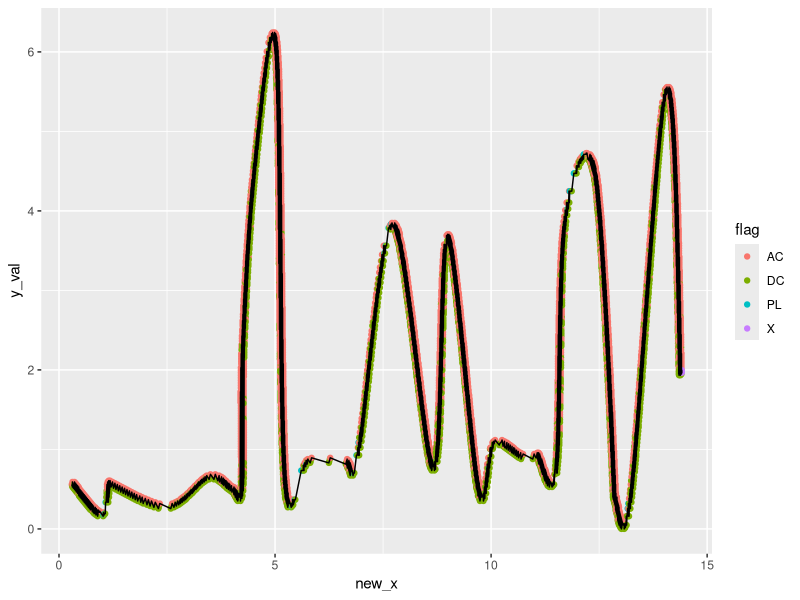

Write R code to recreate this figure. (Note: this script raises an error after producing the figure.)
################################################################################
# Author:  EmmaLi Tsai 
# Date:    11/9/2020
################################################################################
# 
# This document compiles the code I've been working on to recover the 1970s - 
# 1980s dive traces. I've been using a sample dive trace that I made and 
# transformed into x/y values using ImageJ.
# 
# This R file is broken up into four topics: 
#
#   Topic 1: Transforming & Decomposing Dive Trace
#            Date: 11/9/2020
#            Line: 22
#   Topic 2: Investigating issues w/ time keeping dots & speed
#            Date: 12/2/2020
#            Line: 257
#   Topic 3: Transforming x-axis into time 
#            Date: 12/10/2020
#            Line: 396
#   Topic 4: Testing out the arc equation
#            Date: 12/8/2020
#            Line: 450
#
################################################################################
# Author:  EmmaLi Tsai 
# Date:    11/9/2020
# Topic 1: Transforming & decomposing dive trace 
################################################################################

# Loading Libraries 
library(ggplot2)
library(dplyr)

# Loading in the data
trace <- read.csv("manual_trace.csv", header = TRUE, 
                  stringsAsFactors = FALSE)

# Moving all x-values over based on y-value to straighten the data 
# THIS IS NOT FULLY TRANSFORMED -- JUST MAKES IT EASIER TO CODE 
trace$new_x <- trace$x_val + trace$y_val*0.5

###############################################################################
# Flag Function 
#   Author: EmmaLi Tsai 
#   Date: 11/08/2020
#   
#   This is a function that creates a "flagging" variable that identifies the 
#   different portions of a dive. "AC" represents an ascent, "DC" represents the 
#   descent portions of a dive, "X" is a small variable that I produced to 
#   mark the end of the trace, "MD" identifies the max depth of a dive, "SP"
#   portrays no change in depth (possibly a plane or the seal is resting at the 
#   surface). 
# 
#   SMALL BUG -- switching between plane and max depth is sometimes off (11/9)
#       - resolved in catch_sd function below (11/9)
#
#   Input: 
#       -   df : a dataframe that contains x/y values of a dive trace 
#
#   Output: 
#       - flag : a vector of characters that identifies whether each point is 
#                part of an ascent (AC), descent (DC), plane (SP).  
################################################################################

flag <- function(df) {
  # Creating a vector with repeating "NA"- I did this so I could easily find 
  # errors in the function 
  flag <- rep("NA", nrow(df))
  
  # making sure the data frame is in correct order, or else this function won't 
  # run properly 
  df <- df[order(df$new_x),]
  
  # Stepping through each row in the data frame
  for (i in 1:nrow(df)) {
    # If the index is at the end of the data frame, mark this with an X
    if (i == (nrow(df) - 1)) {
      flag[i:nrow(df)] = "X"
      # break the loop-- I needed this so I can look at values beyond a
      # specific point
      break()
    }
    # Identifying a descent by calculating the slope 
    if (((df$y_val[i + 1] - df$y_val[i]) / (df$new_x[i + 1] - df$x_val[i])) > 0) {
      flag[i] = "DC"
    }
    # Identifying an ascent by calculating the slope 
    if (((df$y_val[i + 1] - df$y_val[i]) / (df$new_x[i + 1] - df$x_val[i])) < 0) {
      flag[i] = "AC"
    }
    # Identifying a plane-- meant to use this to find local max depths, but will 
    # have to find a different approach 
    if (((df$y_val[i + 1] - df$y_val[i]) / (df$new_x[i + 1] - df$x_val[i])) == 0) {
      flag[i] = "PL"
    }
  }
  return(flag)
}

# Organizing the data 
trace <- trace[order(trace$new_x),]
# calling the flag function to add new column, "flag"
trace$flag <- flag(trace)
# plotting the result 

ggplot(trace, aes(x=new_x, y = y_val)) + 
  geom_point(aes(color = flag)) + geom_line()
# From this plot, it is evident that we need to filter the data set a bit more. 

###############################################################################
# filter_trace function
#   Author: EmmaLi Tsai 
#   Date: 12/07/2020
#   
#   This function reduces the trace data frame and filters every 3rd data point 
#   based on the number of iterations the user defines. It is set to 3, since 
#   this was optimal for the specific trace I'm working with right now. This 
#   function was necessary to construct because ImageJ line detection picked up
#   both sides of a single line, which caused an extreme number of overlapping 
#   points. 
# 
#
#   Input: 
#       -   df          : a data frame that contains x/y values of a dive trace 
#       -   num_filter  : number of times user wants to filter the data set 
#
#   Output: 
#       -   filter_trace: filtered data frame  
################################################################################

filter_trace <- function(df, num_filter = 3){
  # keeping all distinct x_values
  filter_trace <- distinct(df, new_x, .keep_all = TRUE)
  # removing every 3rd data point, this process is repeated by 
  # the number of times the user defines. I kept it at 
  # 3 for this specific trace, since 105 obs was simple enough for
  # this data set. Will likely have to change this based on each trace. 
  for (i in 1:num_filter){
    filter_trace <- filter_trace[seq(1, nrow(filter_trace), by = 3),]
  }
  return(filter_trace)
}

# Let's see if it works
red_trace <- filter_trace(trace)

# calling the flag function on the reduced trace
# CAUTION: running this again will change the plot because you'd be overwriting 
# previous flag variables.
red_trace$flag <- flag(red_trace)

################################################################################
# add_type Function 
#   Author: EmmaLi Tsai 
#   Date: 11/08/2020
#   
#   This is a function looks at the previous variables produced by flag() and 
#   adds two new dive parameters: max depth, and start/end points of a dive. 
# 
#
#   Input: 
#       -   df : a dataframe that contains x/y values of a dive trace 
#
#   Output: 
#       -   df : with modified flag column with max depth (MD), and start/end 
#                points of a dive "S.DC".
# 
#   small bug - some start/end points of a dive are not being picked up by this 
#               function. Resolved by the catch_sd function below (12/05)
################################################################################

add_type <- function(df){
  # Coding for the start of the dive and max depth. I need to be able to 
  # identify these parts of the trace so I can apply my function and 
  # fix the arc. 
  for(v in 1:nrow(df)) {
    if (v == (nrow(df) - 1)) {
      # break the loop-- I needed this so I can look at values beyond a
      # specific point
      break()
    }
    # If the flagging variable changes, mark this is S.DC, meaning the
    # start or end of a dive. I limited this to a certain set of y_values to
    # make sure it doesn't happen at depth.
    # small bug here-- some are not being identified
    #  bug fixed in catch_sd function
    if (((df$flag[v] == "AC") && (df$flag[v + 1] == "DC")) && (df$y_val[v] <= 1)) {
      df$flag[v + 1] = "S.DC"
    }
    # Identifying max depth
    if ((df$flag[v] == "DC") && (df$flag[v + 1] == "AC")) {
      df$flag[v + 1] = "MD"
    }
    # Trying to code for the instance of a plane that counts as a max depth
    if ((df$flag[v] == "PL") && (df$flag[v + 1] == "AC") && (df$flag[v - 1] == "DC")) {
      df$flag[v + 1] = "MD"
    }
  }
  return(df)
}

# updating our data frame 
red_trace <- add_type(red_trace)

################################################################################
# catch_sd Function 
#   Author: EmmaLi Tsai 
#   Date: 11/09/2020
#   
#   This is a function takes the output from the add_type function and corrects 
#   a small bug. It makes sure that the start/end of each dive is accounted for. 
#   This had to be resolved with a separate function. I will probably be making 
#   many more of these to code for different kinds of odd cases. 
#
#   Input: 
#       -   df : a dataframe that contains x/y values of a dive trace and flag
#                variables produced from the flag() function 
#
#   Output: 
#       -   df : the same data frame with a small correction to fix the bug that 
#                provides reliable start/end dive positions 
################################################################################

catch_sd <- function(df){
  for(i in 1:nrow(df)){
    if (i == (nrow(df) - 1)) {
      # break the loop-- I needed this so I can look at values beyond a
      # specific point
      break()
    } # adding some conditions to fix the small bug that existed 
    # trying to catch instances of s.dc that were not captured in the flag() 
    # function. 
    if ((df$flag[i]=="DC") && (df$flag[i+1] == "DC") && ((df$flag[i-1] == "AC") | (df$flag[i-1] == "MD")) && (df$y_val <= 1)) {
      df$flag[i] = "S.DC" 
    }
  }
  return(df)
}

# refining the final data frame 
red_trace <- catch_sd(red_trace)

# plotting the final product 
ggplot(red_trace, aes(x=new_x, y =y_val)) + 
  geom_point(aes(color = flag), size = 2, alpha = 0.7) + 
  geom_line(alpha = 0.4, lty = "dashed") + 
  theme_bw() + 
  labs(x = "Transformed X Values (cm)", 
       y = "Y Values (cm)", color = "Type") +
  scale_color_discrete(labels = c("Ascent", "Descent", "Max Depth", "Plane", 
                                  "Start Dive", "End Trace")) 
#geom_point(data = trace, aes(x = x_val), alpha = 0.2, color = "grey") 



################################################################################
# Author:  EmmaLi Tsai 
# Date:    12/2/2020
# Topic 2: Investigating issues with the time-keeping dots & speed
################################################################################

# Ok-- so let's try to add some sample time keeping dots below the trace and 
# see what happens 
time_dots <- seq(from = red_trace$new_x[1], to = max(red_trace$new_x), by = 1.5)

# adding a y-value 
time_dots <- data.frame(x_val = time_dots, y_val = -1)

# ok cool, but let's move them over a bit to mimic what an actual trace would 
# look like 
time_dots$displace <- runif(nrow(time_dots), min = 0, max = 0.3)
time_dots$disp_x <- round(time_dots$x_val + time_dots$displace, 4)


################################################################################
# add_timepoints_red Function 
#   Author: EmmaLi Tsai 
#   Date: 12/02/2020
#
#   Function to add the random time points at the bottom of the trace, this was 
#   to link the time points with the data frame, similar to what I will actually 
#   be working with
#
#   Input: 
#       -   df          : a dataframe that contains x/y values of a dive trace 
#       -   time_dots   : a vector of the x-value of desired time dots 
#
#   Output: 
#       -   df          : with x and y value (y-values are always -1) for the 
#                         correct time points
# 
################################################################################

add_timepoints_red <- function(df, time_dots){
  # defining some empty numeric vectors to store values
  time_points <- numeric(length = nrow(df))
  time_points_y <- numeric(length = nrow(df))
  # stepping through each row of the time points 
  for (i in 1:nrow(time_dots)){
    # finding the index in the df where the x_val is closest to the 
    # time point 
    min.index <- which.min(abs(df$new_x - time_dots$disp_x[i]))
    # stepping through the data frame to connect these two 
    for (z in 1:nrow(df)){
      if (z == min.index){
        # if the index row is the minimum index that was identified, 
        # add these two values to our vectors 
        time_points_y[z] = -1
        time_points[z] = time_dots$disp_x[i]
      }
    }
  }
  return(data.frame(time_points = time_points, time_points_y = time_points_y))
}

# Nice, now let's find the speed that the scroll was moving between 
# these two points: 

################################################################################
# scroll_rate Function 
#   Author: EmmaLi Tsai 
#   Date: 12/05/2020
#
#   This function fills in a numeric vector with the distance between 
#   two time points divided by the time the distance would represent. 
#   Using this function, it would be possible to find the speed that the 
#   scroll was moving at different points, which is needed for my arc 
#   function. 
#
#   Input: 
#       -   df          : a dataframe that contains x/y values of a dive trace 
#                         and the x/y values of the time points 
#       -   minutes     : a number that shows the amount of time that passed 
#                         between these two time points
#
#   Output: 
#       -   speed       : a numeric vector with the speed the scroll was moving 
#                         when it made each point
################################################################################

scroll_rate <- function(df, minutes=12){
  # extracting the time points 
  time_points_extract <- df[which(df$time_points_x != 0),]$time_points_x
  # diving the difference of the time points by 12 minutes 
  # to find the speed the roll is moving between these two time points 
  scroll_speed <- diff(time_points_extract) / minutes
  # creating an empty speed numeric vector 
  speed <- rep(0, nrow(df))
  # stepping through the data frame 
  for (i in 1:nrow(df)){
    # stepping through the time points 
    for (v in 1:length(time_points_extract)){
      if (i == 1){
        speed[1] = scroll_speed[1]
      }
      # if the time point x value matches the corresponding 
      # row that we are looking at 
      if (df$time_points_x[i] == time_points_extract[v]){
        # the remaining 0s in the speed vector are overwritten by 
        # the speed the scroll was moving to draw these points 
        speed[(i+1):nrow(df)] = scroll_speed[v]
      }
    }
  }
  return(speed)
}


# adding time points and speeds to the reduced trace data frame: 
red_trace$time_points_x <- add_timepoints_red(red_trace, time_dots)$time_points
red_trace$time_points_y <- add_timepoints_red(red_trace, time_dots)$time_points_y
red_trace$speed <- scroll_rate(red_trace)

# plotting: 
ggplot(red_trace, aes(x = new_x, y = y_val, color = as.factor(speed))) + 
  geom_point() + geom_line(lty = "dashed")+
  theme_bw() + geom_point(aes(x = time_points_x, y = time_points_y), shape = 1) + 
  # to remove all time points at the origin
  xlim(0.00002, 15) + labs(color = "Rate")
# warning message is from the default 0's from the add_timepoints_red
# function:

sum(red_trace$time_points_x == 0) # it is the same as the warning message, but 
# is harmless for the kinds of calculations that I'm doing. 
# maybe transform all 0's to NAs instead to avoid this small issue.


# double check line add time points red function 
# -- should it be the old x or the new x value? 
# Thinking it should be on the new x value, since the scroll is always 
# moving in the +x direction. Using the old x value will produce negative 
# speeds due to the arc. Negative speeds wouldn't make sense 


################################################################################
# Author:  EmmaLi Tsai 
# Date:    12/7/2020
# Topic 3: Transforming x-axis into time  
################################################################################

# CAUTION: THIS SECTION IS STILL A WORK IN PROGRESS! THE APPROACH BELOW PRODUCES 
# OVERLAPPING VALUES SINCE I AM JUST MOVING POINTS IN THE +/- X DIRECTION
# CURRENTLY WORKING ON FIXING THIS SO THE ARC EQUATIONS (see next topic) WORK.

# finding the baseline speed that I want (normal distance between time points 
# divided by the minutes this represents). This is trace specific. 
# Here, 1.5 cm represented 12 minutes 
baseline_speed <- 1.5/12

# some 0 speeds, which won't happen in an actual trace 
red_trace <- red_trace[(which(red_trace$speed!=0)), ]

# just grabbing the time points for the graph below 
time_points_trace <- red_trace[(which(red_trace$time_points_x!=0)), ]

ggplot(red_trace, aes(x = x_val, y = y_val, color = speed)) + geom_point() + 
  geom_point(data = time_points_trace, aes(x = time_points_x, y =  time_points_y))

# taking the difference between the baseline speed and the trace speed to find 
# the error in speed. Taking this value and multiplying it by 12 to get how much 
# to move the x_val over so that the distance between time points is equal. 
# Stored this value as the scaled_x value
red_trace$scaled_x <- red_trace$x_val + ((baseline_speed - red_trace$speed) * 12)

# distance = rate * time; so time = distance / rate;
# adding time.min by taking the x_val and diving by the speed that the scroll 
# was moving to draw that point, which was based on the transformed x value. 
# I used the transformed x value to determine the speed because it wouldn't make 
# sense to use the speed of a preceding time point 

# Now I can use this equation, since the speed is now constant throughou the 
# trace: 
red_trace$time.min <- red_trace$scaled_x / red_trace$speed

# Just for the below graph:
time_points_trace <- red_trace[(which(red_trace$time_points_x!=0)), ]

# plotting: 
ggplot(red_trace, aes(x = time.min, y = y_val, color = speed)) + 
  geom_point() + # geom_point(data = time_points_trace, aes(x = time.min, y =  time_points_y))+
  theme_bw()

# CAUTION!! This process produces overlapping values since you're 
# moving chunks of data in +/- x direction... working on new approach that 
# can be found in the testing_xscale_transformation.xlsx worksheet. The math is 
# all there, but I'm working on putting it in code. 


################################################################################
# Author:  EmmaLi Tsai 
# Date:    12/7/2020
# Topic 4: Testing out the arc equation
################################################################################

# CAUTION -- THIS SECTION IS STILL A WORK IN PROGRESS, SEE ABOVE SECTION ABOUT 
# THE X AXIS 

# ok so now the time.min values depend on the original x_val, and now I can test 
# out my arc equation. The equation will return the amount of actual time it 
# took for the seal to ascend / descend, which will be the actual x_val 
# transformation. 

# just grabbing the start dive and max depth sections, since this is all the 
# information I need for the arc equation
sample_infp <- red_trace[which((red_trace$flag == "S.DC") | red_trace$flag == "MD"),]


# code below just contains sample calculations for the arc equation: 
#####
## some sample calculations before putting it in a function: 
sample_des <- sample_infp[6:7,]

x1 <- which.min(sample_des$x_val)
x2 <- which.max(sample_des$x_val)

# for descent 
(((sample_des$x_val[x2] + sqrt((325.08) - (sample_des$y_val[x2])^2)) - (sample_des$x_val[x1] + 18.03)) / (mean(sample_des$speed)))

# for ascent 
(((sample_des$x_val[x2] + 18.03) - (sample_des$x_val[x1] + sqrt((325.08) - (sample_des$y_val[x1]^2))))/ (mean(sample_des$speed)))
#####

################################################################################
# arc_equations Function 
#   Author: EmmaLi Tsai 
#   Date: 12/08/2020
#
#   This function practices applying the proposed arc equations to the data 
#   frame. It first filters the data set to only include start dives and max
#   depths, and uses the original x and y values of these points and the average
#   speed between them to determine the amount of time that actually passed in 
#   order to draw that section of the dive trace. 
# 
#   Error:    ascent time + descent time != total dive time... error in the 
#             equations? CHECK THIS! 
# 
#   Caution:  you WILL have to code for different kinds of conditions here, the 
#             current code only works on this specific trace, but you will have 
#             to add conditions to make this applicable to other sorts of data 
#
#   Input: 
#       -   df          : a dataframe that contains x/y values of a dive trace 
#                         and the x/y values of the time points 
#
#   Output: 
#       -   time_change : a numeric vector that contains the amount of time that
#                         actually passed for the ascent / descent 
################################################################################

arc_equations <- function(df){
  
  # small numeric vector for me to append my results
  time_change <- numeric()
  # wanting just the start dive and max depth flags 
  df <- df[which((df$flag == "S.DC") | df$flag == "MD"),]
  
  for(i in 1:nrow(df)){
    if (i == (nrow(df) - 1)) {
      # break the loop-- I needed this so I can look at values beyond a
      # specific point
      break()
    }
    # coding for the descent 
    if ((df$flag[i] == "S.DC") && (df$flag[i+1] == "MD")){
      # just grabbing a smaller data frame of this line 
      new.df <- df[i:(i+1),]
      # find the min and max indices -- had to do this to deal with the 
      # backtracking x-values 
      x1 <- which.min(new.df$x_val)
      x2 <- which.max(new.df$x_val)
      # the amount of time it took for the seal to descend
      time_change[i] = (((new.df$x_val[x2] + sqrt((325.08) - (new.df$y_val[x2]^2))) - (new.df$x_val[x1] + 18.03)) / (mean(new.df$speed)))
    } 
    # coding for the ascent
    if (((df$flag[i] == "MD") && (df$flag[i+1] == "S.DC")) | ((df$flag[i] == "MD") && (df$flag[i+1] == "MD"))){
      # grabbing smaller data frame of this line 
      new.df <- df[i:(i+1),]
      # find the min and max indices
      x1 <- which.min(new.df$x_val)
      x2 <- which.max(new.df$x_val)
      # the amount of time it took for the seal to ascend 
      time_change[i] = (((new.df$x_val[x2] + 18.03) - (new.df$x_val[x1] + sqrt((325.08) - (new.df$y_val[x1]^2))))/ (mean(new.df$speed)))
    }
  }
  return(time_change)
}

time_correct <- arc_equations(sample_infp)


################################################################################
# add_time Function 
#   Author: EmmaLi Tsai 
#   Date: 12/08/2020
#
#   This function takes the values from the arc_equation function and adds this 
#   correction to a new numeric vector that holds the corrected times. It 
#   basically takes the first original time value,  and adds the correction. It
#   then uses this previous corrected time value and adds the time correction to 
#   the numeric vector. This process was based off hand calculations and can be 
#   confirmed with the hand calculations I did. 
# 
#
#   Input: 
#       -   df          : a dataframe that contains x/y values of a dive trace 
#                         and the x/y values of the time points 
#       -   time_correct: numeric vector of the corrected ascent/descent times
#                         from the arc_equations function
#
#   Output: 
#       -   running_time: a numeric vector that contains the corrected times for
#                         the trace
################################################################################

add_time <- function(df, time_correct){
  
  # adding running time numeric vector to append the new times 
  running_time <- rep(df$time.min[1], length(time_correct))
  # altering the time_correct function since there is an offset in the indices
  # that I need to step through in order for this approach to work 
  time_correct <- append(0, time_correct, after = 1)
  
  # stepping through each row of the data frame 
  for (i in 1:nrow(df)){
    # next three if statements help with odd cases (end of trace, first and 
    # second rows of the data frame)
    if (i == (nrow(df) + 1)) {
      # break the loop-- I needed this so I can look at values beyond a
      # specific point
      break()
    } 
    # adding special cases for 1 and 2 for this sequence 
    if (i == 1){
      running_time[1] = df$time.min[1] 
    } 
    if (i == 2){
      # this would be a max dept point, and it takes the original time and adds
      # the first correction
      running_time[2] = df$time.min[2] + time_correct[2]
    } 
    if (!(i %in% (1:2))){
      # adding time to where it sums previous running_time value with 
      # corresponding time_correct value 
      running_time[i] = running_time[i-1] + time_correct[i]
    }
  }
  # returning the vector of all corrected times 
  return(running_time)
}

# checking to see if the function works 
add_time(sample_infp, time_correct)

# adding this as a new value to the data frame 
sample_infp$new.time <- add_time(sample_infp, time_correct)

# seems to check out-- did hand calculations in excel and the values match...
# but still won't work until I transform the x axis properly 
ggplot(sample_infp, aes(x=new.time, y =y_val)) + 
  geom_line() +
  geom_point(aes(color = flag), size = 2, alpha = 0.7) + 
  theme_bw() + 
  labs(x = "Time (min)", 
       y = "Y Values (cm)", color = "Type") 
